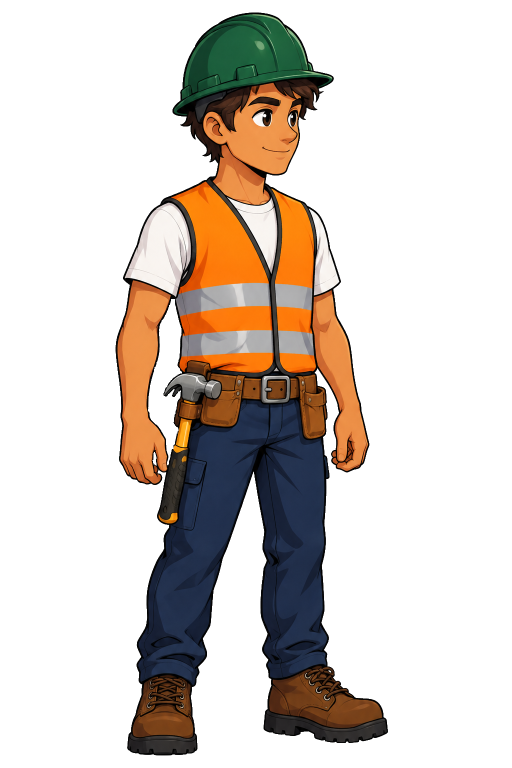
#> input picture assets/personaje/PersonajeHDePie.png, 1024 x 1536 px (shown at 1/2 size); its folder holds only this picture in this run
$ python pose_sentado.py
#> lines starting #> are read from the running program, lines starting #| are printed output that depends on the picture
"""Arma la pose "sentado" de los NPC sin arte nuevo, a partir de la foto de pie
(como los cuadros de correr): las piernas se doblan. El tronco queda igual;
los muslos (solo el pantalón, entre la cadera y la rodilla) giran hacia
adelante, hacia donde mira el personaje, y quedan en horizontal (un poco
aplanados, porque se ven de lado); las espinillas con las botas cuelgan
desde la rodilla. Las manos y el martillo se quedan donde estaban. Lo mismo
a sus máscaras de color, para que el NPC sentado se tiña igual (fotoNpc).

Uso (con Pillow y numpy):
    python tools/pose_sentado.py

Escribe assets/personaje/PersonajeXSentado.png y
assets/personaje/mascaras/PersonajeXSentado{Casco,Chaleco,Pantalon,Pelo}.png
(X = H chico, M chica), más anchas que la de pie (las rodillas salen hacia
adelante), e imprime sus medidas para juego/dibujo/sprites-personajes.js
(SENTADO_NPC): anclaX, arriba, abajo, regazo (la fila de arriba de los
muslos: ahí se apoya una mesa), asiento (la de abajo: ahí va la banca),
rodilla (la columna de la rodilla) y proporcion (ancho / alto de la foto).
"""
from pathlib import Path

import numpy as np
from PIL import Image, ImageDraw, ImageFilter

RAIZ = Path(__file__).resolve().parent.parent
CARPETA = RAIZ / "assets" / "personaje"
MASCARAS = CARPETA / "mascaras"
ZONAS = ["Casco", "Chaleco", "Pantalon", "Pelo"]
# Filas de la foto de pie (1024 x 1536): dónde empiezan los muslos (debajo
# del cinturón) y dónde está la rodilla
PIERNA = {"H": (850, 1175), "M": (845, 1185)}
APLANAR = 0.55  # grueso del muslo de lado, comparado con el ancho de una pierna de frente
EXTRA = 320  # columnas que se agregan a la derecha (ahí quedan las rodillas)


def engrosar(m, r):
    return np.asarray(Image.fromarray((m * 255).astype(np.uint8)).filter(ImageFilter.MaxFilter(2 * r + 1))) > 0


def main():
    for letra, (cadera, rodilla) in PIERNA.items():
        foto = np.asarray(Image.open(CARPETA / f"Personaje{letra}DePie.png").convert("RGBA"))
#> foto is the input picture: shape (1536, 1024, 4); mean R, G, B, A 33.1, 24.9, 18.2, 74
        r, g, b = (foto[..., i].astype(int) for i in range(3))
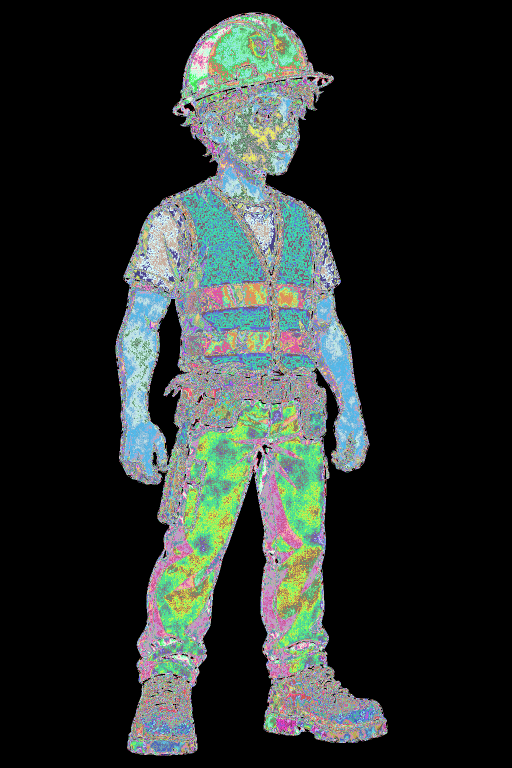
#> r: shape (1536, 1024) int64 (shown at 1/2 size); 256 distinct labels, from 0 to 255; one colour per label, 0 black
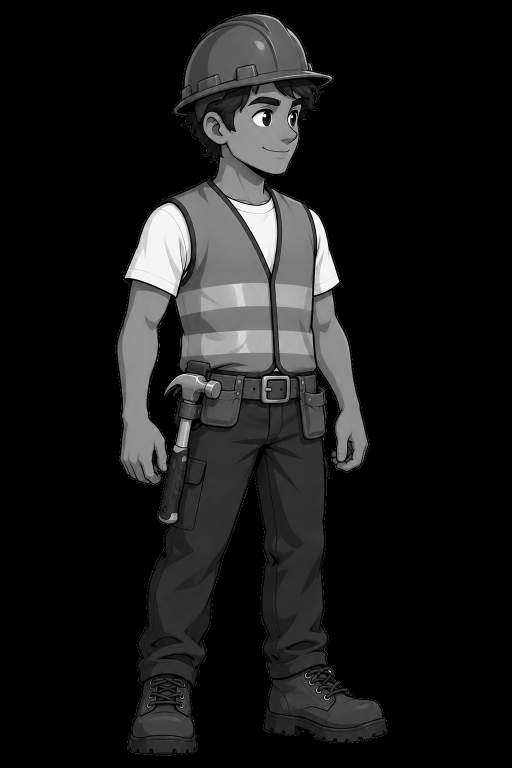
#> g: shape (1536, 1024) int64 (shown at 1/2 size); min 0, max 255, mean 24.9
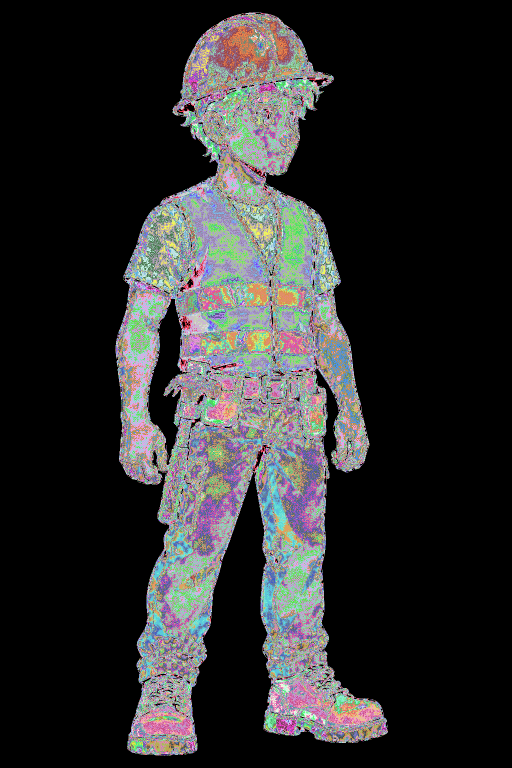
#> b: shape (1536, 1024) int64 (shown at 1/2 size); 256 distinct labels, from 0 to 255; one colour per label, 0 black
        h, w = foto.shape[:2]
#> h = 1536; w = 1024
        capas = {"foto": foto}
        for z in ZONAS:
#> (the run stopped early here; a loop or call above may not have finished)
